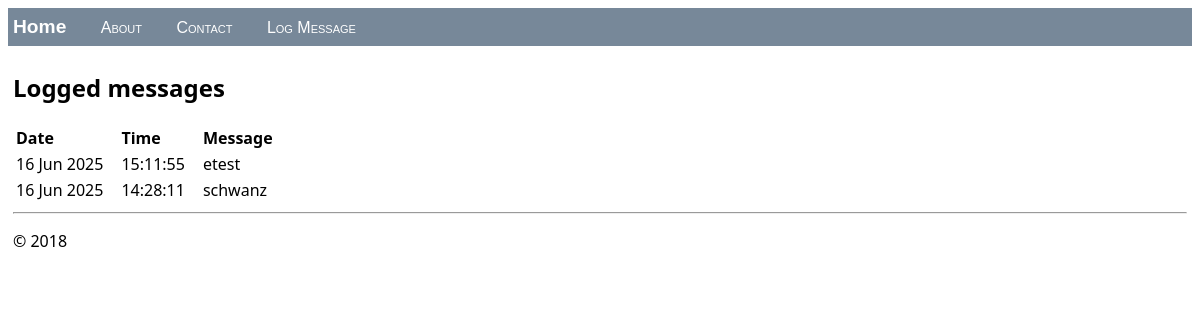
The app's page /, older data.
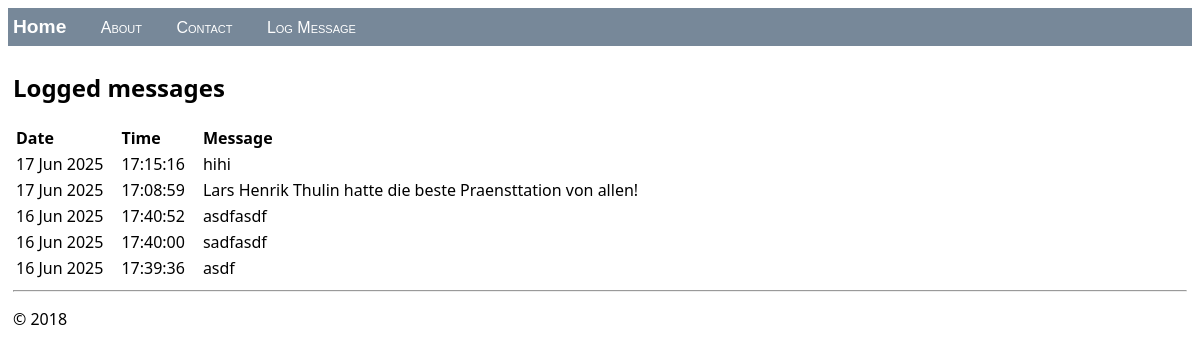
The same page, newer data.
### hello/models.py (models this page shows, shortened)
class LogMessage(models.Model):
    message = models.CharField(max_length=300)
    log_date = models.DateTimeField("date logged")

### hello/views.py (the view)
class HomeListView(ListView):
    model = LogMessage
    def get_context_data(self, **kwargs):
        context = super(HomeListView, self).get_context_data(**kwargs)
        return context

### hello/templates/hello/home.html (shortened to what this page needs)
{% extends "hello/layout.html" %}
{% block content %}
    <h2>Logged messages</h2>
    {% if message_list %}
        <table class="message_list">
            <thead>
            <tr>
                <th>Date</th>
                <th>Time</th>
                <th>Message</th>
            </tr>
            </thead>
            <tbody>
            {% for message in message_list %}
                <tr>
                    <td>{{ message.log_date | date:'d M Y' }}</td>
                    <td>{{ message.log_date | time:'H:i:s' }}</td>
                    <td>
                        {{ message.message }}
                    </td>
                </tr>
            {% endfor %}
            </tbody>
        </table>
    {% else %}
        <p>No messages have been logged. Use the <a href="{% url 'log_message' %}">Log Message form</a>.</p>
    {% endif %}
{% endblock %}

### hello/templates/hello/layout.html (shortened to what this page needs)
<!DOCTYPE html>
<html>
<head>
    {% load static %}
    <link rel="stylesheet" type="text/css" href="{% static 'hello/site.css' %}"/>
</head>
<body>
<div class="navbar">
    <a href="{% url 'home' %}" class="navbar-brand">Home</a>
    <a href="{% url 'about' %}" class="navbar-item">About</a>
    <a href="{% url 'contact' %}" class="navbar-item">Contact</a>
    <a href="{% url 'log_message' %}" class="navbar-item">Log Message</a>
</div>
<div class="body-content">
    {% block content %}
    {% endblock %}
    <hr/>
    <footer>
        <p>&copy; 2018</p>
    </footer>
</div>
</body>
</html>

### hello/static/hello/site.css (style rules this page uses)
.navbar { background-color: lightslategray; font-size: 1em; font-family: 'Trebuchet MS', 'Lucida Sans Unicode', 'Lucida Grande', 'Lucida Sans', Arial, sans-serif; color: white; padding: 8px 5px 8px 5px; }
.navbar a { text-decoration: none; color: inherit; }
.navbar-brand { font-size: 1.2em; font-weight: 600; }
.navbar-item { font-variant: small-caps; margin-left: 30px; }
.body-content { padding: 5px; font-family:'Segoe UI', Tahoma, Geneva, Verdana, sans-serif; }
.message_list th,td { text-align: left; padding-right: 15px; }

Row changes from the older to the newer data that the page shows:
no longer on this page (row unchanged): LogMessage: log_date "16 Jun 2025", log_date "15:11:55", message "etest"
no longer on this page (row unchanged): LogMessage: log_date "16 Jun 2025", log_date "14:28:11", message "schwanz"
added LogMessage: log_date "17 Jun 2025", log_date "17:15:16", message "hihi"
added LogMessage: log_date "17 Jun 2025", log_date "17:08:59", message "Lars Henrik Thulin hatte die beste Praensttation von allen!"
added LogMessage: log_date "16 Jun 2025", log_date "17:40:52", message "asdfasdf"
added LogMessage: log_date "16 Jun 2025", log_date "17:40:00", message "sadfasdf"
added LogMessage: log_date "16 Jun 2025", log_date "17:39:36", message "asdf"
